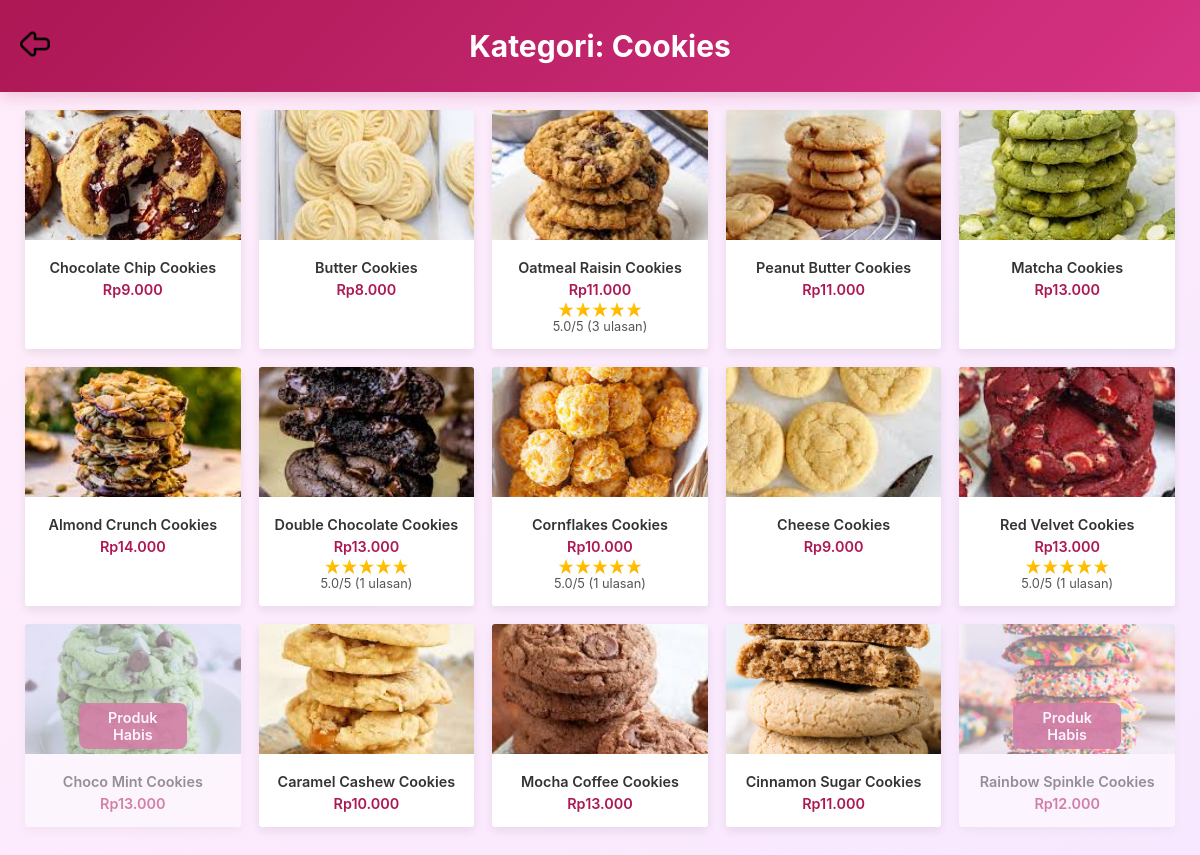
Screenshot of /user/kategori_produk.php?kategori=Cookies with the database file from the repository.
### tables this page shows
CREATE TABLE `tb_produk` (
  `id` int(11) NOT NULL,
  `nama_produk` varchar(255) NOT NULL,
  `deskripsi` text NOT NULL,
  `harga` decimal(10,0) NOT NULL,
  `stok` int(11) NOT NULL,
  `gambar` varchar(255) NOT NULL,
  `kategori` varchar(100) NOT NULL,
  `crated_at` timestamp(6) NOT NULL DEFAULT current_timestamp(6) ON UPDATE current_timestamp(6)
);

### user/kategori_produk.php (the view, shortened to what this page needs)
<?php
include 'koneksi.php';
$kategori = isset($_GET['kategori']) ? $_GET['kategori'] : '';
if ($kategori) {
    $query = "SELECT * FROM tb_produk WHERE kategori = '$kategori'";
    $result = mysqli_query($koneksi, $query);
} else {
    $result = false;
}
$rating_data = [];
$rating_query = mysqli_query($koneksi, "
    SELECT id, ROUND(AVG(rating), 1) AS avg_rating, COUNT(*) AS total_review
    FROM tb_review
    GROUP BY id
");
while ($r = mysqli_fetch_assoc($rating_query)) {
    $rating_data[$r['id']] = [
        'avg' => $r['avg_rating'],
        'total' => $r['total_review']
    ];
}
?>
<!DOCTYPE html>
<html lang="id">
<head>
</head>
<body>
<header>
    <a href="jenis_produk.php" class="back-button">
        <img src="img/back-icon.png" alt="Kembali">
    </a>
    <h1>Kategori: <?= $kategori ? ucfirst($kategori) : 'Belum Dipilih' ?></h1>
</header>
<div class="container">
<?php if ($result && mysqli_num_rows($result) > 0): ?>
    <div class="produk-grid">
        <?php while($row = mysqli_fetch_assoc($result)): ?>
            <?php
            $isOut = $row['stok'] <= 0;
            $id_produk = $row['id'];
            $avg_rating = isset($rating_data[$id_produk]) ? $rating_data[$id_produk]['avg'] : 0;
            $total_review = isset($rating_data[$id_produk]) ? $rating_data[$id_produk]['total'] : 0;
            ?>
            <div class="produk-item <?= $isOut ? 'out-of-stock' : '' ?>">
                <?php if (!$isOut): ?>
                    <a href="detail_produk.php?id=<?= $id_produk ?>" style="text-decoration:none; color:inherit;">
                <?php endif; ?>
                        <img src="img/<?= htmlspecialchars($row['gambar']) ?>" alt="<?= htmlspecialchars($row['nama_produk']) ?>">
                        <div class="produk-info">
                            <h3><?= htmlspecialchars($row['nama_produk']) ?></h3>
                            <p>Rp<?= number_format($row['harga'], 0, ',', '.') ?></p>
                            <?php if ($avg_rating > 0): ?>
                                <div class="rating">
                                    <?php
                                    $fullStars = floor($avg_rating);
                                    $halfStar = ($avg_rating - $fullStars) >= 0.5;
                                    for ($i = 1; $i <= 5; $i++):
                                        if ($i <= $fullStars) {
                                            echo '<div class="star filled"></div>';
                                        } elseif ($halfStar && $i == $fullStars + 1) {
                                            echo '<div class="star filled" style="background:linear-gradient(90deg,#FFD700 50%,#ddd 50%);"></div>';
                                        } else {
                                            echo '<div class="star"></div>';
                                        }
                                    endfor;
                                    ?>
                                </div>
                                <div class="rating-text"><?= $avg_rating ?>/5 (<?= $total_review ?> ulasan)</div>
                            <?php endif; ?>
                        </div>
                <?php if (!$isOut): ?>
                    </a>
                <?php endif; ?>
            </div>
        <?php endwhile; ?>
    </div>
<?php else: ?>
    <p style="text-align:center;color:#AC1754;">Belum ada produk dalam kategori ini.</p>
<?php endif; ?>
</div>
</body>
</html>

### user/kategori_produk.php (style rules this page uses)
body { font-family: 'Inter', sans-serif; background: linear-gradient(135deg, #FFEDFA 0%, #F8E8FF 100%); margin: 0; }
header { background: linear-gradient(135deg, #AC1754 0%, #D63384 100%); color: white; padding: 28px 0; text-align: center; position: fixed; top: 0; left: 0; width: 100%; z-index: 1000; box-shadow: 0 4px 15px rgba(172, 23, 84, 0.2); }
header h1 { margin: 0; font-size: 30px; }
.back-button { position: absolute; left: 20px; top: 50%; transform: translateY(-50%); }
.back-button img { width: 30px; height: 30px; }
.container { max-width: 1150px; margin: 100px auto 40px; padding: 10px 20px; }
.produk-grid { display: grid; grid-template-columns: repeat(5, 1fr); gap: 18px; }
.produk-item { position: relative; background: #fff; border-radius: 3px; overflow: hidden; box-shadow: 0 4px 10px rgba(0,0,0,0.08); transition: all 0.3s ease; text-align: center; }
.produk-item img { width: 100%; height: 130px; object-fit: cover; transition: 0.3s ease; }
.produk-info { padding: 10px 8px 15px; }
.produk-info h3 { margin: 5px 0; font-size: 0.9rem; color: #333; font-weight: 600; }
.produk-info p { color: #AC1754; font-weight: 600; font-size: 0.9rem; margin: 0; }
.rating { display: flex; justify-content: center; align-items: center; margin-top: 4px; gap: 2px; }
.star { width: 15px; height: 15px; background-color: #ddd; clip-path: polygon(50% 0%, 63% 38%, 100% 38%, 70% 59%, 82% 100%, 50% 75%, 18% 100%, 30% 59%, 0% 38%, 37% 38%); }
.star.filled { background: linear-gradient(135deg, #FFD700 0%, #FFA500 100%); }
.rating-text { font-size: 0.8rem; color: #555; margin-top: 2px; }
.out-of-stock { opacity: 0.5; pointer-events: none; position: relative; }
.out-of-stock::after { content: "Produk Habis"; position: absolute; top: 50%; left: 50%; transform: translate(-50%, -50%); background: rgba(172, 23, 84, 0.9); color: white; padding: 6px 12px; border-radius: 8px; font-size: 0.9rem; font-weight: 600; }

### rows the page displays
tb_produk: gambar+nama_produk (picture), nama_produk "Chocolate Chip Cookies", harga "9.000"
tb_produk: gambar+nama_produk (picture), nama_produk "Butter Cookies", harga "8.000"
tb_produk: gambar+nama_produk (picture), nama_produk "Oatmeal Raisin Cookies", harga "11.000", id "5.0", id "3"
tb_produk: gambar (picture), nama_produk "Peanut Butter Cookies", harga "11.000"
tb_produk: gambar+nama_produk (picture), nama_produk "Matcha Cookies", harga "13.000"
tb_produk: gambar (picture), nama_produk "Almond Crunch Cookies", harga "14.000"
tb_produk: gambar (picture), nama_produk "Double Chocolate Cookies", harga "13.000", id "5.0", id "1"
tb_produk: gambar+nama_produk (picture), nama_produk "Cornflakes Cookies", harga "10.000", id "5.0", id "1"
tb_produk: gambar+nama_produk (picture), nama_produk "Cheese Cookies", harga "9.000"
tb_produk: gambar+nama_produk (picture), nama_produk "Red Velvet Cookies", harga "13.000", id "5.0", id "1"
tb_produk: gambar+nama_produk (picture), nama_produk "Choco Mint Cookies", harga "13.000"
tb_produk: gambar+nama_produk (picture), nama_produk "Caramel Cashew Cookies", harga "10.000"
tb_produk: gambar+nama_produk (picture), nama_produk "Mocha Coffee Cookies", harga "13.000"
tb_produk: gambar (picture), nama_produk "Cinnamon Sugar Cookies", harga "11.000"
tb_produk: gambar (picture), nama_produk "Rainbow Spinkle Cookies", harga "12.000"

### other values shown
$kategori "Cookies"
